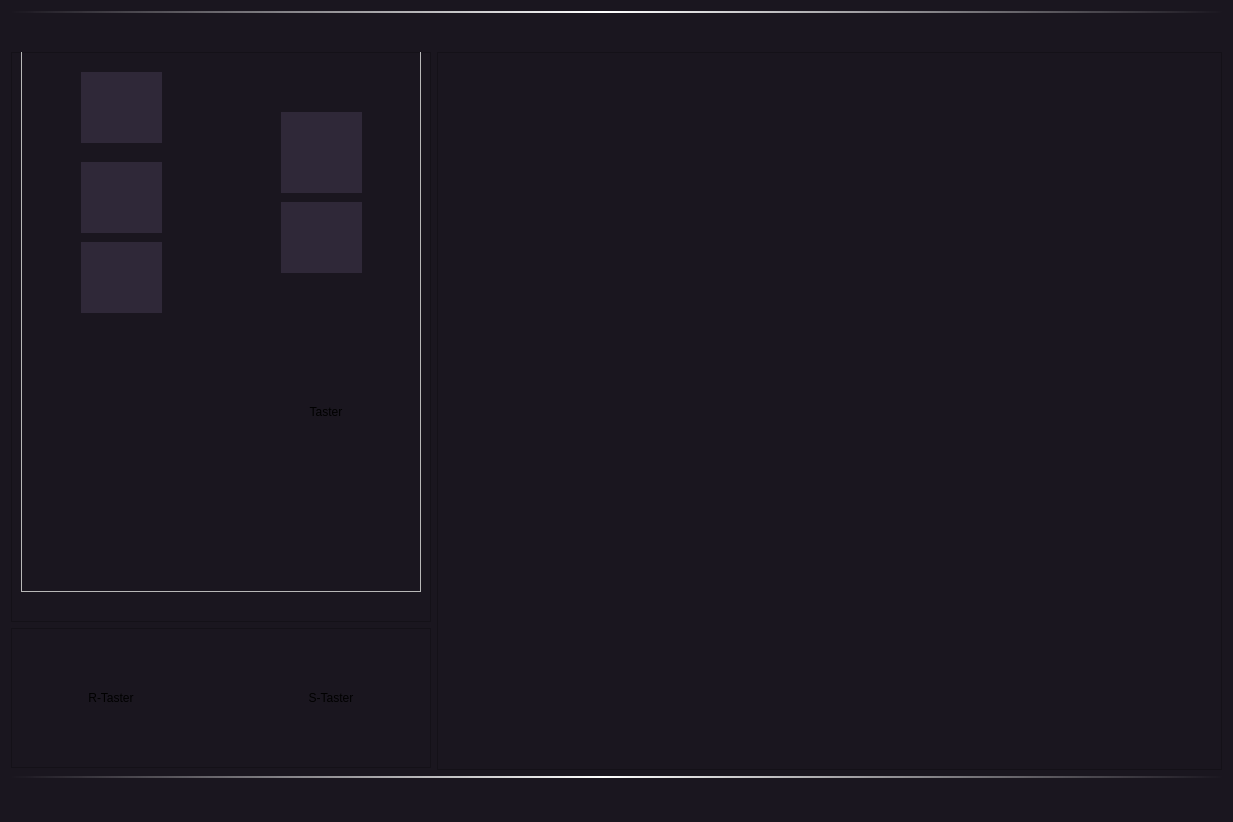
<?xml version="1.0" encoding="UTF-8"?>
<ui version="4.0">
 <class>Form</class>
 <widget class="QWidget" name="Form">
  <property name="geometry">
   <rect>
    <x>0</x>
    <y>0</y>
    <width>1233</width>
    <height>822</height>
   </rect>
  </property>
  <property name="windowTitle">
   <string>Form</string>
  </property>
  <property name="styleSheet">
   <string notr="true">background-color: rgb(26, 22, 31);</string>
  </property>
  <layout class="QGridLayout" name="gridLayout">
   <item row="4" column="0" colspan="2">
    <widget class="QFrame" name="statusBar">
     <property name="minimumSize">
      <size>
       <width>600</width>
       <height>35</height>
      </size>
     </property>
     <property name="maximumSize">
      <size>
       <width>16777215</width>
       <height>35</height>
      </size>
     </property>
     <property name="styleSheet">
      <string notr="true">border-top: 2px solid qlineargradient(spread:pad, x1:0, y1:0, x2:1, y2:0, stop:0 rgba(0, 0, 0, 0), stop:0.488029 rgba(255, 255, 255, 255), stop:1 rgba(26, 22, 31, 0));</string>
     </property>
     <property name="frameShape">
      <enum>QFrame::StyledPanel</enum>
     </property>
     <property name="frameShadow">
      <enum>QFrame::Raised</enum>
     </property>
     <layout class="QHBoxLayout" name="horizontalLayout_3"/>
    </widget>
   </item>
   <item row="1" column="0">
    <widget class="QFrame" name="frame">
     <property name="minimumSize">
      <size>
       <width>420</width>
       <height>570</height>
      </size>
     </property>
     <property name="maximumSize">
      <size>
       <width>420</width>
       <height>570</height>
      </size>
     </property>
     <property name="frameShape">
      <enum>QFrame::StyledPanel</enum>
     </property>
     <property name="frameShadow">
      <enum>QFrame::Raised</enum>
     </property>
     <widget class="QFrame" name="ampelFrame">
      <property name="geometry">
       <rect>
        <x>10</x>
        <y>-10</y>
        <width>400</width>
        <height>550</height>
       </rect>
      </property>
      <property name="minimumSize">
       <size>
        <width>400</width>
        <height>550</height>
       </size>
      </property>
      <property name="maximumSize">
       <size>
        <width>400</width>
        <height>550</height>
       </size>
      </property>
      <property name="styleSheet">
       <string notr="true">QFrame#ampelFrame{
border-image: url(:/ampel/ampelphasen-zeiten-programmieren-arduino.png);
background:none;
}</string>
      </property>
      <property name="frameShape">
       <enum>QFrame::StyledPanel</enum>
      </property>
      <property name="frameShadow">
       <enum>QFrame::Raised</enum>
      </property>
     </widget>
     <widget class="QLabel" name="fussGelb">
      <property name="geometry">
       <rect>
        <x>270</x>
        <y>150</y>
        <width>81</width>
        <height>71</height>
       </rect>
      </property>
      <property name="styleSheet">
       <string notr="true">background-color: rgb(47, 40, 56);</string>
      </property>
      <property name="text">
       <string/>
      </property>
     </widget>
     <widget class="QLabel" name="fussRot">
      <property name="geometry">
       <rect>
        <x>270</x>
        <y>60</y>
        <width>81</width>
        <height>81</height>
       </rect>
      </property>
      <property name="styleSheet">
       <string notr="true">background-color: rgb(47, 40, 56);</string>
      </property>
      <property name="text">
       <string/>
      </property>
     </widget>
     <widget class="QLabel" name="ampelRot">
      <property name="geometry">
       <rect>
        <x>70</x>
        <y>20</y>
        <width>81</width>
        <height>71</height>
       </rect>
      </property>
      <property name="styleSheet">
       <string notr="true">background-color: rgb(47, 40, 56);</string>
      </property>
      <property name="text">
       <string/>
      </property>
     </widget>
     <widget class="QLabel" name="ampelGelb">
      <property name="geometry">
       <rect>
        <x>70</x>
        <y>110</y>
        <width>81</width>
        <height>71</height>
       </rect>
      </property>
      <property name="styleSheet">
       <string notr="true">background-color: rgb(47, 40, 56);</string>
      </property>
      <property name="text">
       <string/>
      </property>
     </widget>
     <widget class="QLabel" name="ampelGruen">
      <property name="geometry">
       <rect>
        <x>70</x>
        <y>190</y>
        <width>81</width>
        <height>71</height>
       </rect>
      </property>
      <property name="styleSheet">
       <string notr="true">background-color: rgb(47, 40, 56);</string>
      </property>
      <property name="text">
       <string/>
      </property>
     </widget>
     <widget class="QPushButton" name="ampel_taster">
      <property name="geometry">
       <rect>
        <x>270</x>
        <y>320</y>
        <width>90</width>
        <height>80</height>
       </rect>
      </property>
      <property name="minimumSize">
       <size>
        <width>90</width>
        <height>80</height>
       </size>
      </property>
      <property name="maximumSize">
       <size>
        <width>90</width>
        <height>80</height>
       </size>
      </property>
      <property name="styleSheet">
       <string notr="true">QPushButton{
border:2px solid &quot;white&quot;;
border-radius:50px;
color: &quot;white&quot;;
	background-color: rgb(26, 22, 31);
}

QPushButton::hover{
	background-color: rgb(47, 40, 56);
}

QPushButton:pressed{
	background-color: rgb(123, 255, 160);
}</string>
      </property>
      <property name="text">
       <string>Taster</string>
      </property>
     </widget>
     <zorder>ampelGruen</zorder>
     <zorder>ampelGelb</zorder>
     <zorder>fussGelb</zorder>
     <zorder>fussRot</zorder>
     <zorder>ampelRot</zorder>
     <zorder>ampelFrame</zorder>
     <zorder>ampel_taster</zorder>
    </widget>
   </item>
   <item row="2" column="0">
    <widget class="QFrame" name="frame_2">
     <property name="minimumSize">
      <size>
       <width>420</width>
       <height>140</height>
      </size>
     </property>
     <property name="maximumSize">
      <size>
       <width>420</width>
       <height>140</height>
      </size>
     </property>
     <property name="frameShape">
      <enum>QFrame::StyledPanel</enum>
     </property>
     <property name="frameShadow">
      <enum>QFrame::Raised</enum>
     </property>
     <layout class="QHBoxLayout" name="horizontalLayout">
      <item>
       <spacer name="horizontalSpacer_3">
        <property name="orientation">
         <enum>Qt::Horizontal</enum>
        </property>
        <property name="sizeType">
         <enum>QSizePolicy::Fixed</enum>
        </property>
        <property name="sizeHint" stdset="0">
         <size>
          <width>40</width>
          <height>20</height>
         </size>
        </property>
       </spacer>
      </item>
      <item>
       <widget class="QPushButton" name="r_taster">
        <property name="minimumSize">
         <size>
          <width>100</width>
          <height>100</height>
         </size>
        </property>
        <property name="maximumSize">
         <size>
          <width>100</width>
          <height>100</height>
         </size>
        </property>
        <property name="styleSheet">
         <string notr="true">QPushButton{
border:2px solid &quot;white&quot;;
border-radius:50px;
color: &quot;white&quot;;
	background-color: rgb(26, 22, 31);
}

QPushButton::hover{
	background-color: rgb(47, 40, 56);
}

QPushButton:pressed{
	background-color: rgb(255, 85, 79);
}</string>
        </property>
        <property name="text">
         <string>R-Taster</string>
        </property>
       </widget>
      </item>
      <item>
       <spacer name="horizontalSpacer">
        <property name="orientation">
         <enum>Qt::Horizontal</enum>
        </property>
        <property name="sizeHint" stdset="0">
         <size>
          <width>40</width>
          <height>20</height>
         </size>
        </property>
       </spacer>
      </item>
      <item>
       <widget class="QPushButton" name="s_taster">
        <property name="minimumSize">
         <size>
          <width>100</width>
          <height>100</height>
         </size>
        </property>
        <property name="maximumSize">
         <size>
          <width>100</width>
          <height>100</height>
         </size>
        </property>
        <property name="styleSheet">
         <string notr="true">QPushButton{
border:2px solid &quot;white&quot;;
border-radius:50px;
color: &quot;white&quot;;
	background-color: rgb(26, 22, 31);
}

QPushButton::hover{
	background-color: rgb(47, 40, 56);
}

QPushButton:pressed{
	background-color: rgb(123, 255, 160);
}</string>
        </property>
        <property name="text">
         <string>S-Taster</string>
        </property>
       </widget>
      </item>
      <item>
       <spacer name="horizontalSpacer_2">
        <property name="orientation">
         <enum>Qt::Horizontal</enum>
        </property>
        <property name="sizeType">
         <enum>QSizePolicy::Fixed</enum>
        </property>
        <property name="sizeHint" stdset="0">
         <size>
          <width>40</width>
          <height>20</height>
         </size>
        </property>
       </spacer>
      </item>
     </layout>
    </widget>
   </item>
   <item row="0" column="0" colspan="2">
    <widget class="QFrame" name="toolBar">
     <property name="minimumSize">
      <size>
       <width>600</width>
       <height>35</height>
      </size>
     </property>
     <property name="maximumSize">
      <size>
       <width>16777215</width>
       <height>35</height>
      </size>
     </property>
     <property name="styleSheet">
      <string notr="true">border-top: 2px solid qlineargradient(spread:pad, x1:0, y1:0, x2:1, y2:0, stop:0 rgba(0, 0, 0, 0), stop:0.488029 rgba(255, 255, 255, 255), stop:1 rgba(26, 22, 31, 0));</string>
     </property>
     <property name="frameShape">
      <enum>QFrame::StyledPanel</enum>
     </property>
     <property name="frameShadow">
      <enum>QFrame::Raised</enum>
     </property>
     <layout class="QHBoxLayout" name="horizontalLayout_4"/>
    </widget>
   </item>
   <item row="3" column="0">
    <spacer name="verticalSpacer">
     <property name="orientation">
      <enum>Qt::Vertical</enum>
     </property>
     <property name="sizeHint" stdset="0">
      <size>
       <width>20</width>
       <height>40</height>
      </size>
     </property>
    </spacer>
   </item>
   <item row="1" column="1" rowspan="3">
    <widget class="QFrame" name="plainLay">
     <property name="frameShape">
      <enum>QFrame::StyledPanel</enum>
     </property>
     <property name="frameShadow">
      <enum>QFrame::Raised</enum>
     </property>
     <layout class="QHBoxLayout" name="horizontalLayout_2">
      <property name="spacing">
       <number>0</number>
      </property>
      <property name="leftMargin">
       <number>0</number>
      </property>
      <property name="topMargin">
       <number>0</number>
      </property>
      <property name="rightMargin">
       <number>0</number>
      </property>
      <property name="bottomMargin">
       <number>0</number>
      </property>
      <item>
       <layout class="QVBoxLayout" name="verticalLayout"/>
      </item>
     </layout>
    </widget>
   </item>
  </layout>
 </widget>
 <resources>
  <include location="../imgages/img.qrc"/>
 </resources>
 <connections/>
</ui>
